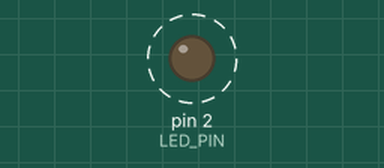
Bench run of a sketch on a simulated Arduino Uno, built with avr-gcc and run on an emulated ATmega328P. On the bench: output pins drawn as LEDs (lit = HIGH). Dashed ring = blinking. What the sketch prints to the serial monitor is not drawn.

Above: at 0.2 s.
Timing chart, 0 to 3.0 s (numbered marks = the images above):
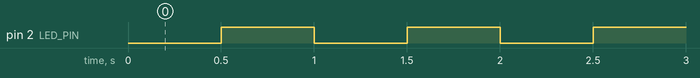

Measured:
- by itself, pin 2 (LED_PIN): alternates HIGH for 0.50 s and LOW for 0.50 s

The sketch:

millis_1Hz_Blink.ino
```cpp
//作业2（ex02）：用millis()函数控制LED以IHz的频率稳定闪烁
#define LED_PIN 2
unsigned long lastTime = 0;
const unsigned long interval = 500;
bool ledState = LOW;

void setup() {
  Serial.begin(115200);
  pinMode(LED_PIN, OUTPUT);
  digitalWrite(LED_PIN, LOW);
}

void loop() {
  unsigned long now = millis();
  if(now - lastTime >= interval){
    lastTime = now;
    ledState = !ledState;
    digitalWrite(LED_PIN, ledState);
    Serial.print("系统运行毫秒：");
    Serial.println(now);
  }
  // 校验1Hz周期，无阻塞可并行执行其他任务
}
```
